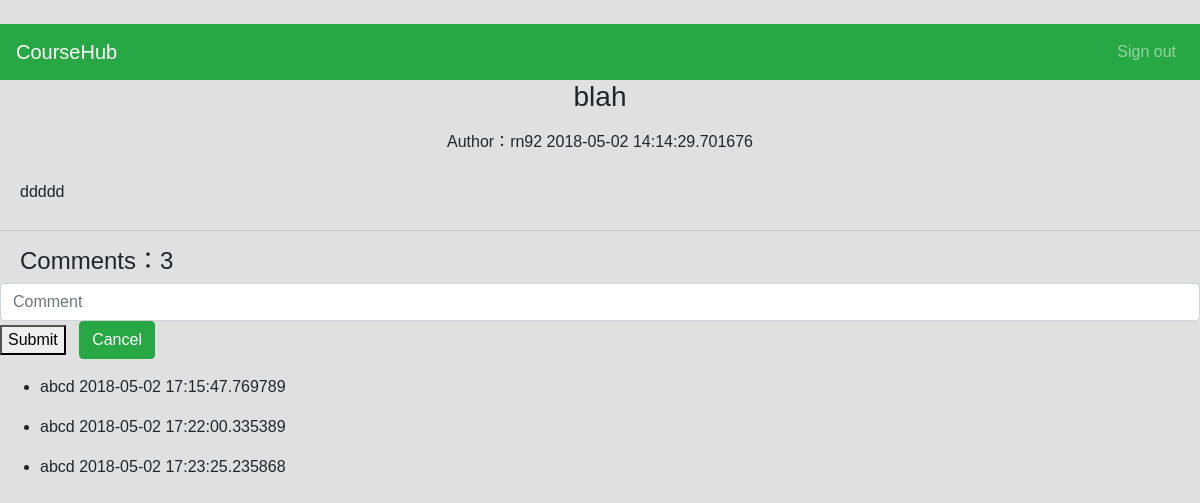
/detail/1, run on the app's committed database.
### coursehubapp.py (models this page shows)
class Post(db.Model):
    __tablename__ = 'post'
    __searchable__ = ['title']
    id = db.Column(db.Integer, primary_key=True)
    title = db.Column(db.String(100))
    description = db.Column(db.String())
    user_id = db.Column(db.Integer, db.ForeignKey('user.id'), nullable=False)
    course_id = db.Column(db.Integer, db.ForeignKey('course.id'), nullable=False)
    post_time = db.Column(db.DateTime, default=datetime.now)
    comment = db.relationship('Comment', backref='post', lazy='dynamic')

class User(UserMixin, db.Model):
    __tablename__ = 'user'
    id = db.Column(db.Integer, primary_key=True)
    username = db.Column(db.String(15), unique=True, nullable=False)
    email = db.Column(db.String(50), unique=True, nullable=False)
    password = db.Column(db.String(80), nullable=False)
    post = db.relationship('Post', backref='user', lazy='dynamic')
    comment = db.relationship('Comment', backref='user', lazy='dynamic')
    courses = db.relationship('Course', secondary=students_courses, backref=db.backref('students'), lazy='dynamic')

class Comment(db.Model):
    __tablename__ = 'comment'
    id = db.Column(db.Integer, primary_key=True)
    detail = db.Column(db.Text, nullable=False)
    user_id = db.Column(db.Integer, db.ForeignKey('user.id'),nullable=False)
    post_id = db.Column(db.Integer, db.ForeignKey('post.id'),nullable=False)
    comment_time = db.Column(db.DateTime, default=datetime.now)

### coursehubapp.py (the view)
@app.route('/detail/<post_id>', methods=['GET', 'POST'])
def detail(post_id):
    postdetail = Post.query.filter(Post.id == post_id).first()
    return render_template('detail.html', post=postdetail)

### templates/detail.html (shortened to what this page needs)
﻿{% import "bootstrap/wtf.html" as wtf %}
<!DOCTYPE html>
<html lang="en">
<head>
  <link rel="stylesheet" href="https://maxcdn.bootstrapcdn.com/bootstrap/4.0.0/css/bootstrap.min.css">
  <link rel="stylesheet" type="text/css">
</head>
    <nav class="navbar navbar-expand-sm bg-success navbar-dark">
        <a class="navbar-brand" href="#">CourseHub</a>
            <ul class="navbar-nav ml-auto">
                <li class="nav-item">
                    <a class="nav-link" href="{{ url_for('logout') }}">Sign out</a>
                </li>
             </ul>
    </nav>
    <h3 class="page-title">{{ post.title }}</h3>
    <p class="post-info">
    <span class="author">Author：{{ post.user.username }}</span>
    <span>  {{ post.post_time }}</span></p>
    <p class="description">{{ post.description}}</p>
    <hr>
    <h4>Comments：{{ post.comment.count() }}</h4>
    <form action="{{url_for('comment', post_id=post.id)}}" method="POST">
        <div class="new-comment">
            <input type="text" class="form-control" placeholder="Comment" name="comment_detail">
    </div>
    <button class="btn-send">Submit</button> &nbsp
    <a href='#' class="btn btn-success">Cancel</a>
    </form>
    <ul class="comment-list">
        {% for commnet in post.comment%}
        <li>
            <div class="user_info">
                <span class="username"> {{ commnet.user.username }}</span>
                <span class="create_time">  {{ commnet.comment_time }}</span>
            </div>
        </li>
        {% endfor %}
    </ul>
</body>
</html>

### templates/detail.html (style rules this page uses)
body, html { font-family: "Mina", sans-serif; height: 100%; margin: 0; padding: 0; background: #e0e0e0; }
.page-title { text-align: center; }
.post-info { text-align: center; margin-top: 16px; }
.description { padding: 10px 20px 10px 20px; }
h4 { padding-left: 20px; }

### data on the page
Post: title "blah", post_time "2018-05-02 14:14:29.701676", description "ddddd"
User: user.username "rn92"
Comment: user.username "abcd", comment_time "2018-05-02 17:15:47.769789"
Comment: user.username "abcd", comment_time "2018-05-02 17:22:00.335389"
Comment: user.username "abcd", comment_time "2018-05-02 17:23:25.235868"

### other printed values
{{ post.comment.count() }} "3"
